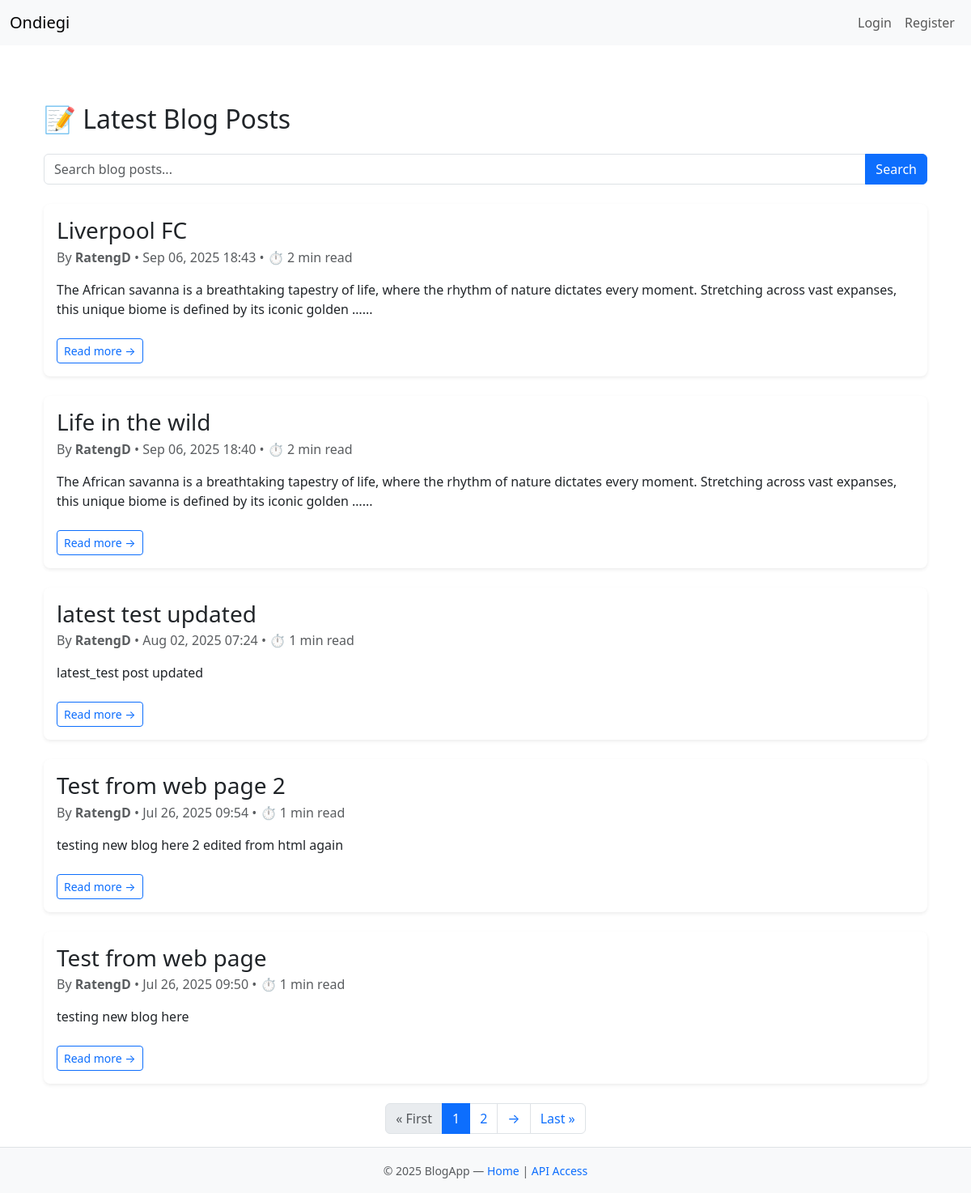
/blog/, run on an earlier commit of the app's database.
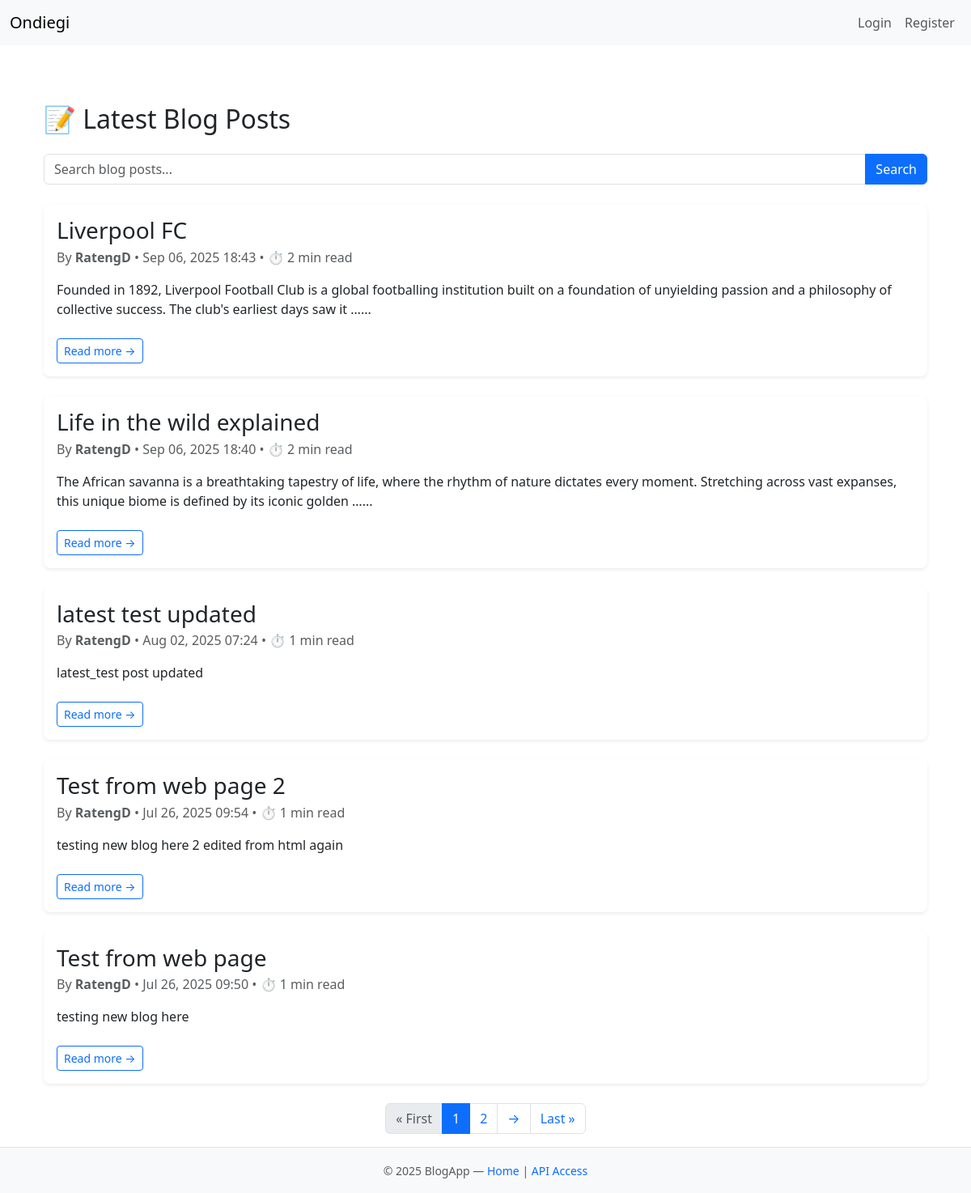
And on a later commit of the database.
### blog/models.py (models this page shows, shortened)
class BlogPost(models.Model):
    title = models.CharField(max_length=200)
    slug = models.SlugField(unique=True, blank=True)  # new field
    content = models.TextField()
    author = models.ForeignKey(User, on_delete=models.SET_NULL, null=True)
    created_at = models.DateTimeField(auto_now_add=True)
    def reading_time(self):
        word_count = len(self.content.split())
        return math.ceil(word_count / 200)  # 200 words per min

### blog/views.py (the view)
# urls.py: path('', blog_list_view, name='blog-posts'),  # 👉 now serves HTML
def blog_list_view(request):
    query = request.GET.get('q', '')  # get search query if exists
    posts = BlogPost.objects.all().order_by('-created_at')
    if query:
        posts = posts.filter(
            Q(title__icontains=query) | Q(content__icontains=query)
        )
    paginator = Paginator(posts, 5)  # same pagination as before
    page_number = request.GET.get('page')
    page_obj = paginator.get_page(page_number)
    return render(request, 'blog/blog_list.html', {
        'page_obj': page_obj,
        'query': query,  # send query back to template
    })

### blog/templates/blog/blog_list.html (shortened to what this page needs)
{% extends 'base.html' %}
{% block content %}
<div class="container mt-5">
  <h2 class="mb-4">📝 Latest Blog Posts</h2>
  <form method="GET" action="">
    <div class="input-group mb-4">
      <input type="text" name="q" value="{{ query }}" class="form-control" placeholder="Search blog posts...">
      <button class="btn btn-primary" type="submit">Search</button>
    </div>
  </form>
  {% if page_obj %}
  {% for post in page_obj %}
  <div class="card mb-4 border-0 shadow-sm rounded-3">
    <div class="card-body">
      <h3 class="card-title">{{ post.title }}</h3>
      <p class="card-subtitle text-muted mb-2">
        By <strong>{{ post.author.username }}</strong> • {{ post.created_at|date:"M d, Y H:i" }}
            • ⏱ {{ post.reading_time }} min read
      </p>
      <p class="card-text mt-3 text-body">
        {{ post.content|truncatewords:30 }}{% if post.content|length > 200 %}...{% endif %}
      </p>
      <a href="{% url 'view-post' post.slug %}" class="btn btn-outline-primary btn-sm mt-2">Read more →</a>
    </div>
  </div>
  {% endfor %}
  <nav aria-label="Page navigation">
    <ul class="pagination justify-content-center">
      {% if page_obj.has_previous %}
      <li class="page-item">
        <a class="page-link" href="?page=1">« First</a>
      </li>
      {% else %}
      <li class="page-item disabled">
        <span class="page-link">« First</span>
      </li>
      {% endif %}
      {% for num in page_obj.paginator.page_range %}
      {% if num == page_obj.number %}
      <li class="page-item active"><span class="page-link">{{ num }}</span></li>
      {% elif num >= page_obj.number|add:'-2' and num <= page_obj.number|add:'2' %} <li class="page-item"><a
          class="page-link" href="?page={{ num }}">{{ num }}</a></li>
        {% endif %}
        {% endfor %}
        {% if page_obj.has_next %}
        <li class="page-item">
          <a class="page-link" href="?page={{ page_obj.next_page_number }}">→</a>
        </li>
        {% endif %}
        {% if page_obj.has_next %}
        <li class="page-item">
          <a class="page-link" href="?page={{ page_obj.paginator.num_pages }}">Last »</a>
        </li>
        {% else %}
        <li class="page-item disabled">
          <span class="page-link">Last »</span>
        </li>
        {% endif %}
    </ul>
  </nav>
  {% endif %}
</div>
{% endblock %}

What changed in the data, as far as the page shows it:
changed BlogPost "Liverpool FC": content "The African savanna is a breathtaking tapestry of life, where the rhythm of nature dictates every moment. Stretching across vast expanses, this unique biome is defined by its iconic golden …" → "Founded in 1892, Liverpool Football Club is a global footballing institution built on a foundation of unyielding passion and a philosophy of collective success. The club's earliest days saw it …"
changed BlogPost: title "Life in the wild" → "Life in the wild explained"
